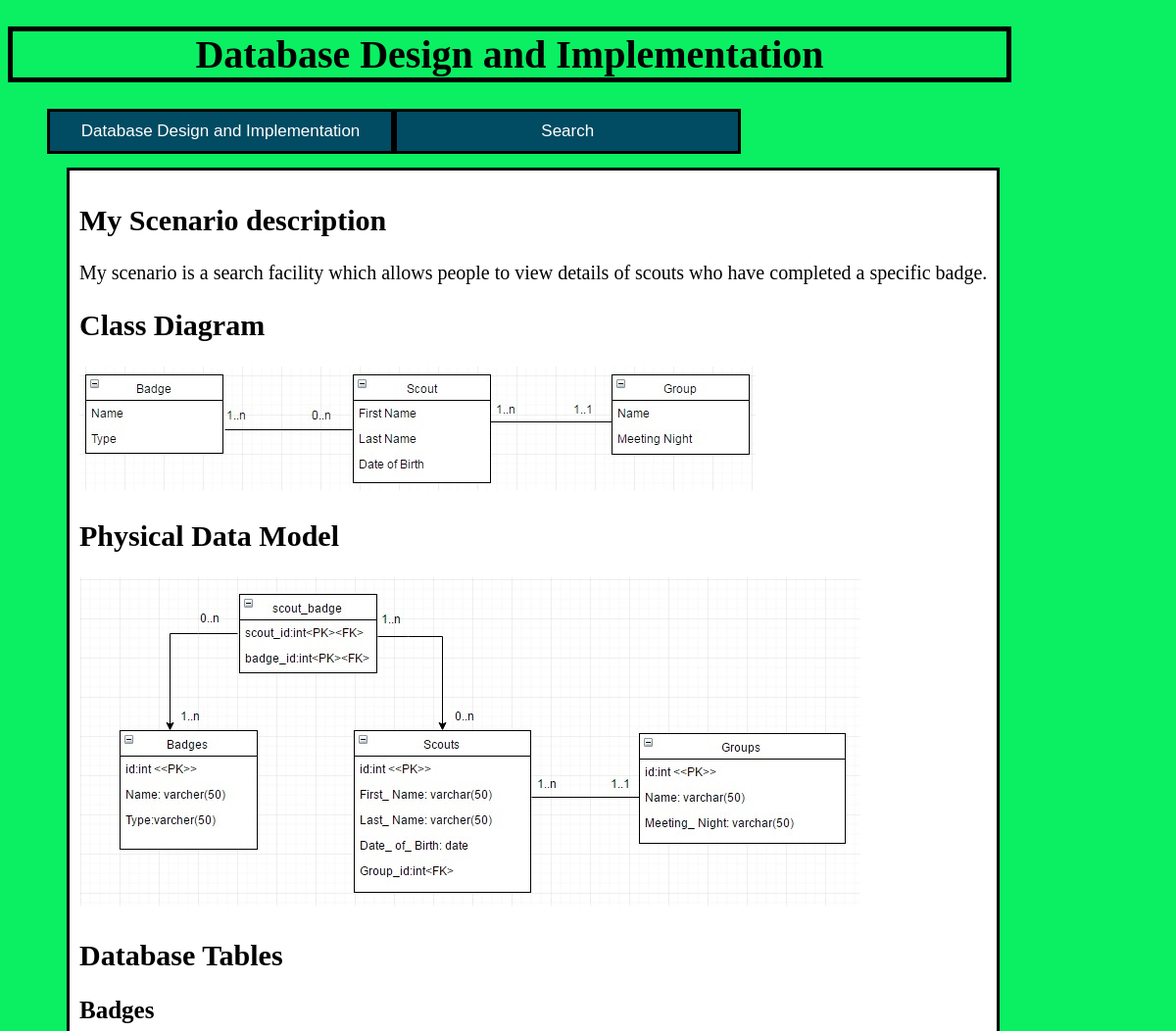
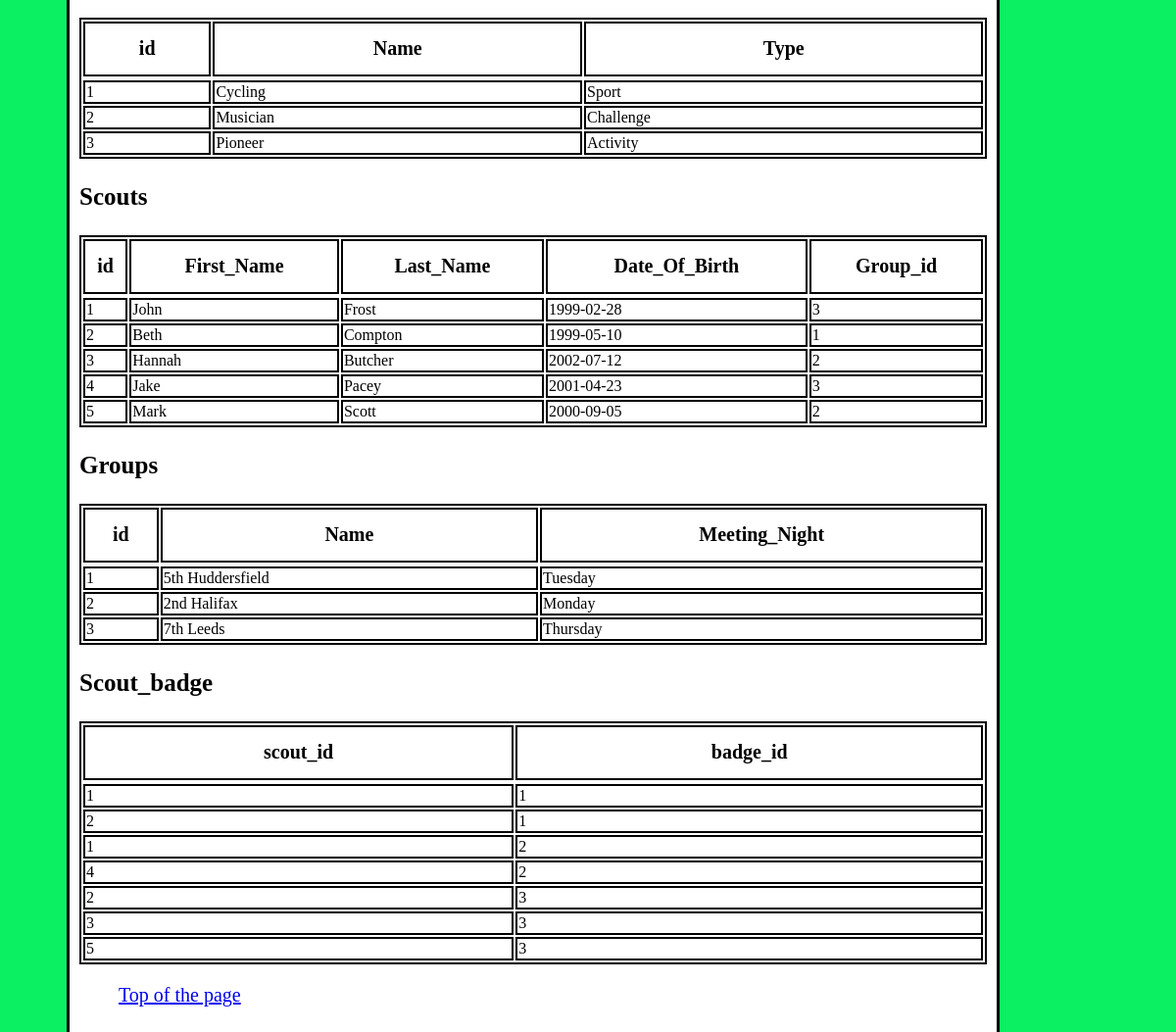
Screenshot of /php/design.php with the database file from the repository (2 pictures, top to bottom).
### tables this page shows
CREATE TABLE `badges` (
  `id` int(10) UNSIGNED NOT NULL,
  `Name` varchar(50) NOT NULL,
  `Type` varchar(50) NOT NULL
);

CREATE TABLE `scouts` (
  `id` int(10) UNSIGNED NOT NULL,
  `First_Name` varchar(100) NOT NULL,
  `Last_Name` varchar(100) NOT NULL,
  `Date_Of_Birth` date NOT NULL,
  `Group_id` int(10) NOT NULL
);

CREATE TABLE `groups` (
  `id` int(10) UNSIGNED NOT NULL,
  `Name` varchar(50) NOT NULL,
  `Meeting_Night` varchar(50) NOT NULL
);

CREATE TABLE `scout_badge` (
  `scout_id` int(10) UNSIGNED NOT NULL,
  `badge_id` int(10) UNSIGNED NOT NULL
);

### php/design.php (the view, shortened to what this page needs)
<!DOCTYPE html>
<html>
<head>
    <link rel="stylesheet" href="../css/style.css" type="text/css">
</head>
<body>
<h1>Database Design and Implementation</h1>
<div id="nav">
<nav>
<ul>
	<li><a href="design.php">Database Design and Implementation</a></li>
	<li><a href="../index.php">Search</a></li>
</ul>
</nav>
</div>
    <section>
<h2>My Scenario description</h2>
<p1>My scenario is a search facility which allows people to view details of scouts who have completed a specific badge.</p1>
<h2>Class Diagram</h2>
<img src="../images/class%20diagram.jpg" alt="Class Diagram">
<h2>Physical Data Model</h2>
<img src="../images/data%20model.jpg" alt="Physical Data Model">
<h2>Database Tables</h2>
<h3>Badges</h3>
<?php
try{
       $conn = new PDO('mysql:host=localhost;dbname=u1563107', 'u1563107', '28may97');
}
catch (PDOException $exception)
{
	echo "Oh no, there was a problem" . $exception->getMessage();
}
$query = "SELECT * FROM badges";
$resultset = $conn->query($query);
echo "<table>";
echo "<tr><th>id</th><th>Name</th><th>Type</th><tr>";
while ($badges = $resultset->fetch())
{
echo"<tr>";
echo "<td>".$badges["id"]."</td>";
echo "<td>".$badges["Name"]."</td>";
echo "<td>".$badges["Type"]."</td>";
echo "</tr>";
}
echo "</table>";
$conn=NULL;
?>
<h3>Scouts</h3>
<?php
try{
       $conn = new PDO('mysql:host=localhost;dbname=u1563107', 'u1563107', '28may97');
}
catch (PDOException $exception)
{
	echo "Oh no, there was a problem" . $exception->getMessage();
}
$query = "SELECT * FROM scouts ";
$resultset = $conn->query($query);
echo "<table>";
echo "<tr><th>id</th><th>First_Name</th><th>Last_Name</th><th>Date_Of_Birth</th><th>Group_id</th><tr>";
while ($scouts = $resultset->fetch())
{
echo"<tr>";
echo "<td>".$scouts["id"]."</td>";
echo "<td>".$scouts["First_Name"]."</td>";
echo "<td>".$scouts["Last_Name"]."</td>";
echo "<td>".$scouts["Date_Of_Birth"]."</td>";
echo "<td>".$scouts["Group_id"]."</td>";
echo "</tr>";
}
echo "</table>";
$conn=NULL;
?>
<h3>Groups</h3>
<?php
try{
       $conn = new PDO('mysql:host=localhost;dbname=u1563107', 'u1563107', '28may97');
}
catch (PDOException $exception)
{
	echo "Oh no, there was a problem" . $exception->getMessage();
}
$query = "SELECT * FROM groups ";
$resultset = $conn->query($query);
echo "<table>";
echo "<tr><th>id</th><th>Name</th><th>Meeting_Night</th><tr>";
while ($groups = $resultset->fetch())
{
echo"<tr>";
echo "<td>".$groups["id"]."</td>";
echo "<td>".$groups["Name"]."</td>";
echo "<td>".$groups["Meeting_Night"]."</td>";
echo "</tr>";
}
echo "</table>";
$conn=NULL;
?>
<h3>Scout_badge</h3>
<?php
try{
       $conn = new PDO('mysql:host=localhost;dbname=u1563107', 'u1563107', '28may97');
}
catch (PDOException $exception)
{
	echo "Oh no, there was a problem" . $exception->getMessage();
}
$query = "SELECT * FROM scout_badge ";
$resultset = $conn->query($query);
echo "<table>";
echo "<tr><th>scout_id</th><th>badge_id</th><tr>";
while ($scout_badge = $resultset->fetch())
{
echo"<tr>";
echo "<td>".$scout_badge["scout_id"]."</td>";
echo "<td>".$scout_badge["badge_id"]."</td>";
echo "</tr>";
}
echo "</table>";
?>
            <ul>
                <li>
                    <a href="#top">Top of the page</a>
                </li>
            </ul>
</section>
</body>
</html>

### css/style.css (style rules this page uses)
body { background-color:#0AF062; width:1024px; height:768px; }
h1 { text-align: center; font-size: 40px; border : 5px solid black; }
h2 { font-size: 30px; }
h3 { font-size: 25px; }
p,p1,p2,ul { font-size: 20px; }
table, td, th { border: 2px solid black; }
table { width: 100%; }
th { height: 50px; }
th { font-size: 20px; }
#nav { width:85%; }
nav ul li { float: left; font-family: 'Century Gothic', sans-serif; font-size: 17px; border-top:3px solid #000; border-bottom:3px solid #000; border-right:3px solid #000; border-left:3px solid #000; width:40%; background-color:#014B63; position:relative; }
nav ul li a { display:block; text-align: center; line-height: 40px; text-decoration: none; color:white; }
nav ul ,aside ul { list-style-type:none; width:100% }
section { margin:60px; padding: 10px; border-top-style: solid; border-right-style: solid; border-bottom-style: solid; border-left-style: solid; background-color:#fff; position:absolute; }
ul, li { list-style-type:none; width:100% }

### rows the page displays
badges: id "1", Name "Cycling", Type "Sport"
badges: id "2", Name "Musician", Type "Challenge"
badges: id "3", Name "Pioneer", Type "Activity"
scouts: id "1", First_Name "John", Last_Name "Frost", Date_Of_Birth "1999-02-28", Group "3"
scouts: id "2", First_Name "Beth", Last_Name "Compton", Date_Of_Birth "1999-05-10", Group "1"
scouts: id "3", First_Name "Hannah", Last_Name "Butcher", Date_Of_Birth "2002-07-12", Group "2"
scouts: id "4", First_Name "Jake", Last_Name "Pacey", Date_Of_Birth "2001-04-23", Group "3"
scouts: id "5", First_Name "Mark", Last_Name "Scott", Date_Of_Birth "2000-09-05", Group "2"
groups: id "1", Name "5th Huddersfield", Meeting_Night "Tuesday"
groups: id "2", Name "2nd Halifax", Meeting_Night "Monday"
groups: id "3", Name "7th Leeds", Meeting_Night "Thursday"
scout_badge: scout "1", badge "1"
scout_badge: scout "2", badge "1"
scout_badge: scout "1", badge "2"
scout_badge: scout "4", badge "2"
scout_badge: scout "2", badge "3"
scout_badge: scout "3", badge "3"
scout_badge: scout "5", badge "3"
